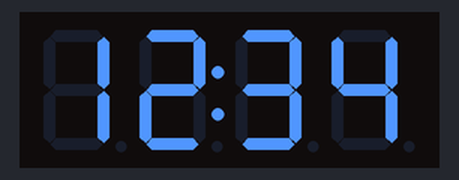
Bench run of a sketch on a simulated Arduino Uno, built with avr-gcc and run on an emulated ATmega328P. Parts: 4-digit seven-segment display.

Above: at 0.1 s.

The sketch:

disp_tm1637_01.ino
```cpp
#include "TM1637.h"   // Подключаем библиотеку для работы с модулем

int8_t DispMSG[] = {1, 2, 3, 4};   // Настройка символов для последующего вывода на дислей

//Определяем пины для подключения к плате Arduino
#define CLK 10
#define DIO 11

//Создаём объект класса TM1637, в качестве параметров
//передаём номера пинов подключения
TM1637 tm1637(CLK, DIO);

void setup()
{
  //Инициализация модуля
  tm1637.init();
  //Установка яркости горения сегментов
  /*
     BRIGHT_TYPICAL = 2 Средний
     BRIGHT_DARKEST = 0 Тёмный
     BRIGHTEST = 7      Яркий
  */
  tm1637.set(BRIGHT_TYPICAL);
}

void loop()
{
  //Задание на включение разделителя
  tm1637.point(true);
  //Выводим массив на дисплей
  tm1637.display(DispMSG);
  //Задержка
  delay(1000);
  //Задание на выключение разделителя
  tm1637.point(false);
  //Выводим массив на дисплей
  tm1637.display(DispMSG);
  //Задержка
  delay(1000);
}
```
